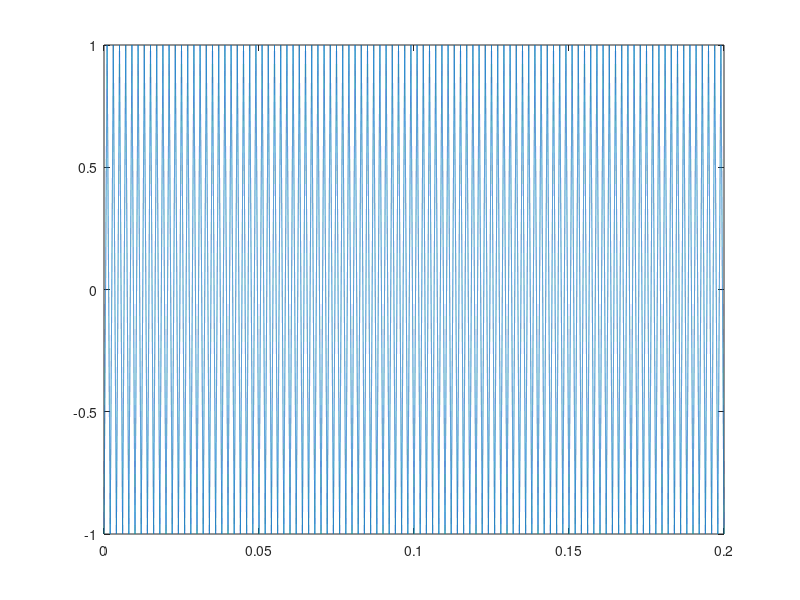
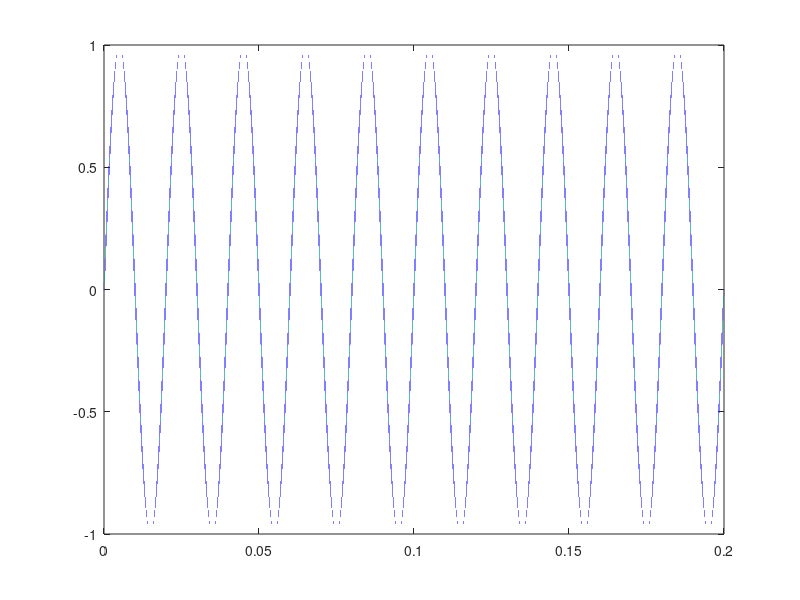
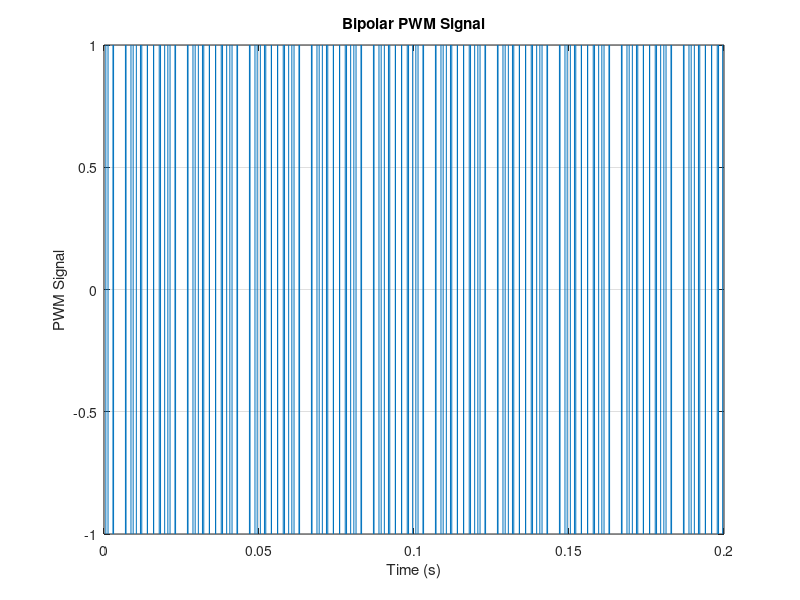
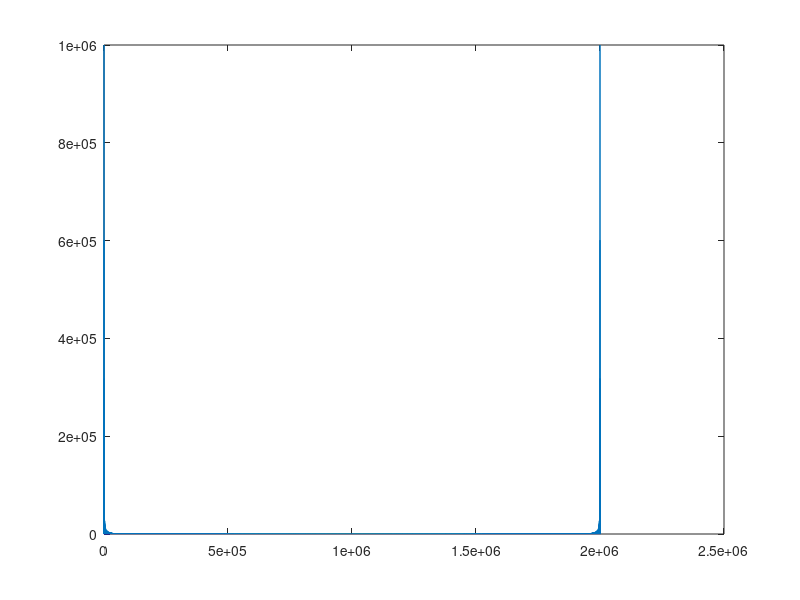

Source code (MATLAB) for these figures, in order:
clc

mf=10;
refFreq=50;
carrierFreq=mf*refFreq;

%sampling freq
fs = 10000000;
%total period
t = 0:1/fs:.2;
%create Tri Wave
triWave = sawtooth(2*pi*carrierFreq*t,1/2);
figure(1)
plot(t,triWave)
%create sin wave
sinWave=sin(2*pi*refFreq*t);
figure(2)
plot(t,sinWave)

% Generate bipolar PWM
pwm_signal = 2*(triWave > sinWave)-1;
% Plot the PWM signal
figure(3)
plot(t, pwm_signal);
xlabel('Time (s)');
ylabel('PWM Signal');
title('Bipolar PWM Signal');
grid on

%harmonics content
fourierTransform=fft(pwm_signal);
fourierTransformAbs=abs(fourierTransform);
figure(4)
plot(fourierTransformAbs)